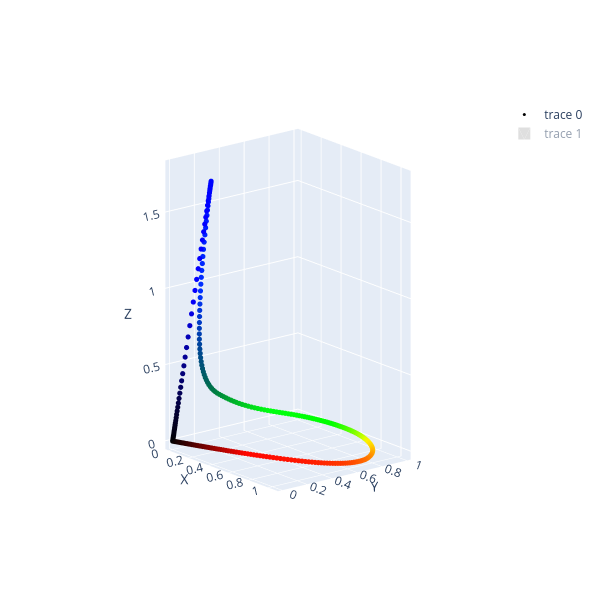

Notebook code cell kept with this figure:
### Code cell
xyz_scatter3d = go.Scatter3d(
    # here we plot the data
    x=xyz_df['X'],  # 'Z'
    y=xyz_df['Y'],  # 'X'
    z=xyz_df['Z'],  # 'Y'
    # the rest is just to make it look nice
    mode='markers',
    marker=dict(size=3, color=np.clip(xyz_df[['X', 'Y', 'Z']] @ xyz2rgb.T, 0, 1), opacity=1),
    hovertext=[f'{i}: λ = {w:g} nm' for i, w in enumerate(xyz_df.wavelength)],
)
fig = go.Figure(data=[xyz_scatter3d])
fig.update_layout(
    template='plotly',
    width=600,
    height=600,
    scene=dict(xaxis_title='X', yaxis_title='Y', zaxis_title='Z', camera=dict(eye=dict(x=1.25, y=-1.0, z=0.5))),
)
fig.update_scenes(camera_projection_type='orthographic')
# Add the convex hull mesh (optional)
fig.add_trace(
    go.Mesh3d(
        x = xyz_df['X'],
        y = xyz_df['Y'],
        z = xyz_df['Z'],
        color = 'black',
        opacity = .25,
        alphahull = 0,
        showlegend=True,
        visible='legendonly',
    )
)
fig.show()

### Figure 1 — Plotly figure (JSON) as saved in the notebook; plotly's stock layout.template omitted (floating-point values rounded to 4 significant figures; data arrays with more than 128 entries replaced by an {"elided": "..."} marker saying what was removed)
{"data": [{"hovertext": {"elided": "471 str values"}, "marker": {"color": {"elided": "471x3 float values"}, "opacity": 1, "size": 3}, "mode": "markers", "type": "scatter3d", "x": {"elided": "471 float values"}, "y": {"elided": "471 float values"}, "z": {"elided": "471 float values"}}, {"alphahull": 0, "color": "black", "opacity": 0.25, "showlegend": true, "type": "mesh3d", "visible": "legendonly", "x": {"elided": "471 float values"}, "y": {"elided": "471 float values"}, "z": {"elided": "471 float values"}}], "layout": {"height": 600, "scene": {"camera": {"eye": {"x": 1.25, "y": -1, "z": 0.5}, "projection": {"type": "orthographic"}}, "xaxis": {"title": {"text": "X"}}, "yaxis": {"title": {"text": "Y"}}, "zaxis": {"title": {"text": "Z"}}}, "width": 600}}
